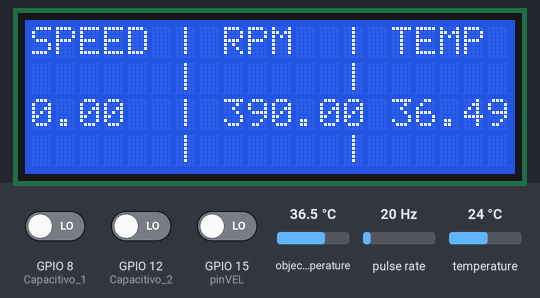
Simulated run of this sketch. Board: ESP32-S3. Shown: 20×4 character LCD. Wiring (inferred from the names in the program): pulse sensor: data GPIO 17. The test bench sets the inputs (shaded band); at power-on: object temperature 36.5 °C, pulse rate 20 Hz, GPIO 15 (pinVEL) LOW, GPIO 8 (Capacitivo_1) LOW, GPIO 12 (Capacitivo_2) LOW, temperature 24 °C. What the sketch prints to the serial monitor is not drawn.

Above: at 1.3 s.
1.4 s: object temperature set to 20 °C
At 3.3 s:
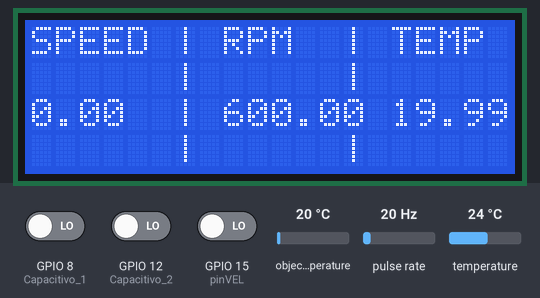
3.6 s: pulse rate (sensor on GPIO 17) set to 50 Hz
At 6.1 s:
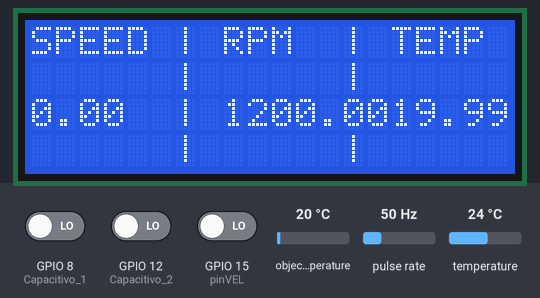
6.6 s: GPIO 15 (pinVEL) driven HIGH
At 8.1 s:
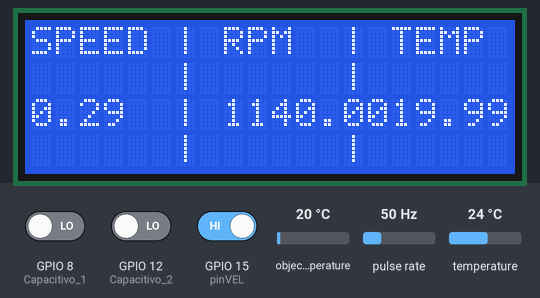
9.6 s: object temperature set to 26 °C
At 11.1 s:
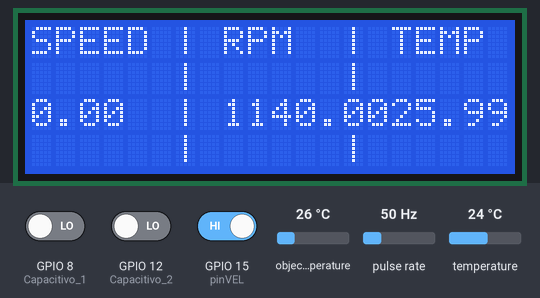
11.8 s: pulse rate (sensor on GPIO 17) set to 4 Hz
At 13.2 s:
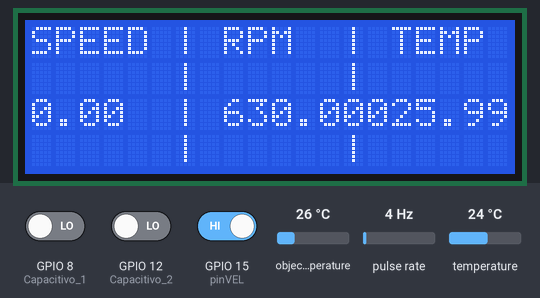
14.8 s: object temperature set to 32 °C
At 15.7 s:
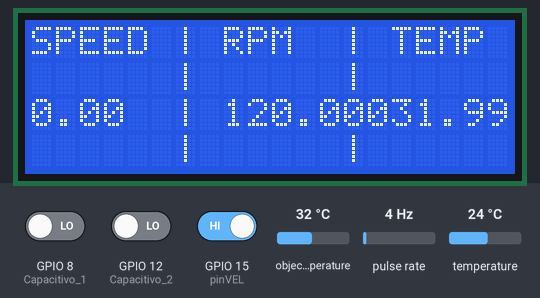
Timing chart, 0 to 17.4 s (numbered marks = the images above; inputs shaded):
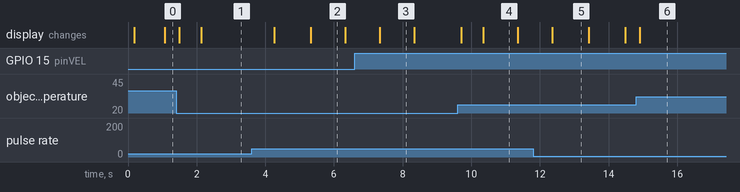

The sketch:

Codigo-testes.ino
```cpp
#include <Wire.h>

// Capacitivo
const int Capacitivo_1 = 8;
const int Capacitivo_2 = 12;
int capacitivo = 0;

// espnow
#include <esp_now.h>
#include <WiFi.h>

// REPLACE WITH YOUR RECEIVER MAC Address
// 94:B5:55:2C:F5:EC
uint8_t broadcastAddress[] = {0x94, 0xB5, 0x55, 0x2D, 0x0B, 0x08};

typedef struct struct_message {
  double temp_obj;
  double temp_amb;
  float RPM;
  float VEL;
  int capacitivo;
} struct_message;

struct_message myData;
esp_now_peer_info_t peerInfo;

// Define o endereço utilizado pelo Adaptador I2C
#include <LiquidCrystal_I2C.h>
LiquidCrystal_I2C lcd(0x27,20,4);

// RPM E VELOCIDADE
#include <SoftwareSerial.h>
#define pinVEL 15 // // Pino de interrupção para rotação da roda
#define pinRPM 17 // Pino de interrupção para rotação do motor

unsigned long Velocidade_millisInicial = 0; //tempo inicial para velocidade
volatile byte pulsosVEL = 0; //contador de pulsos para velocidade
volatile byte pulsosRPM = 0; //contador de pulsos para velocidade
float RPM = 0; //frequencia de rotacoes em RPM
float VEL = 0; //velocidade em km/h
//const float RAIO_RODA = 0.266;
const double PERIMETRO_RODA = 1.72161199;


// TEMP
#include <SparkFunMLX90614.h> // SparkFunMLX90614 Arduino library
IRTherm therm; // Create an IRTherm object to interact with throughout
double temp_amb;
double temp_obj;

void setup() {

 Serial.begin(9600);
 espnow_setup();
 capacitivo_setup();

 lcd.begin(20, 4);
 lcd.backlight();
 display_setup();


//   pinMode(pinVEL, INPUT);
//  attachInterrupt (pinVEL, tacometro, RISING); //Interrupção para ler pulso da velocidade

 pinMode(pinRPM, INPUT);
 attachInterrupt (pinRPM, RPMmotor, RISING); //Interrupção para ler pulso RPM

//attachInterrupt (digitalPinToInterrupt(pinRPM), RPMmotor, RISING); //Interrupção para ler pulso do RPM
  attachInterrupt(digitalPinToInterrupt(pinVEL), tacometro, RISING); //Interrupção para ler pulso da velocidade

}

void loop() {

  tempInfra();
  velocidade();
  espnow_loop();
  display_loop();

  Serial.print(temp_obj);
  Serial.print(" , ");
  Serial.print(temp_amb);
  Serial.print(" , ");
  Serial.print(RPM);
  Serial.print(" , ");
  Serial.print(VEL);
  Serial.println();

}
```

Display.ino
```cpp
void display_setup()
{
  lcd.init();
  lcd.setCursor(5, 0);
  lcd.print(" |");
  lcd.setCursor(5, 1);
  lcd.print(" |");
  lcd.setCursor(5, 2);
  lcd.print(" |");
  lcd.setCursor(5, 3);
  lcd.print(" |");
  lcd.setCursor(0, 0);
  lcd.print("SPEED");
  lcd.setCursor(8, 0);
  lcd.print("RPM");

  lcd.setCursor(12, 0);
  lcd.print(" |");
  lcd.setCursor(12, 1);
  lcd.print(" |");
  lcd.setCursor(12, 2);
  lcd.print(" |");
  lcd.setCursor(12, 3);
  lcd.print(" |");

  lcd.setCursor(15, 0);
  lcd.print("TEMP");
}

void display_loop(){
  lcd.setCursor(0, 2);
  lcd.print(VEL);
  lcd.setCursor(8, 2);
  lcd.print(RPM);
  lcd.setCursor(15, 2);
  lcd.print(temp_obj);
}
```

MLX90614.ino
```cpp
void iniciaInfra(){
    // Initialize thermal IR sensor
  if (!therm.begin()){
    Serial.print("erro na inicialização infravermelho");
  }
  therm.setUnit(TEMP_C); // Set the library's units to Farenheit
  // Alternatively, TEMP_F can be replaced with TEMP_C for Celsius or TEMP_K for Kelvin.
}


void tempInfra() {
  iniciaInfra();
  delay(10);
  if (therm.read()){ // On success, read() will return 1, on fail 0.
    //Serial.print("Object: " + String(therm.object(), 2));
    //Serial.write('°'); // Degree Symbol
    //Serial.println("C");
    //Serial.print("Ambient: " + String(therm.ambient(), 2));
    //Serial.write('°'); // Degree Symbol
    //Serial.println("C");
    //Serial.println();
    temp_amb = therm.ambient();
    temp_obj = therm.object();

  }
}
```

Velocidade_RPM.ino
```cpp
void velocidade()
{

  if ((millis() - Velocidade_millisInicial) > 1000)
  {
    noInterrupts();
    float VEL_anterior = VEL;
    // VEL = (pulsosVEL*0.04625*2.0*3.14*RAIO_RODA*3.6); // Calculo da velocidade
    VEL = (pulsosVEL*0.04625*PERIMETRO_RODA*3.6); // Calculo da velocidade
    RPM = (pulsosRPM / 2.0 /*numero de pulsos da curva de onda do motor*/) * 60.0; // Calculo do RPM do motor
    // DISTANCIA += (VEL/3.6); //METROS
    // ACC = (VEL - VEL_anterior);
    pulsosVEL = 0;
    pulsosRPM = 0;

    Velocidade_millisInicial = millis();

    interrupts();
  }
}

void tacometro()
{
  pulsosVEL++; // Função chamada no pino de interrupção
}

void RPMmotor()
{
  pulsosRPM++; // Função chamada no pino de interrupção
}
```

capacitivo.ino
```cpp
void capacitivo_setup(){
  pinMode(Capacitivo_1, INPUT);
  pinMode(Capacitivo_2, INPUT);
  attachInterrupt (Capacitivo_1, ISR_capacitivo, CHANGE);
  attachInterrupt (Capacitivo_2, ISR_capacitivo, CHANGE);
}

void ISR_capacitivo()
{
  bool status_1 = digitalRead(Capacitivo_1);
  bool status_2 = digitalRead(Capacitivo_2);
  if(status_1 == HIGH && status_2 == HIGH) capacitivo = 2;
  else if (status_1 == HIGH && status_2 == LOW) capacitivo = 1;
  else if (status_1 == LOW && status_2 == LOW) capacitivo = 0;
}
```

espnow.ino
```cpp
void OnDataSent(const uint8_t *mac_addr, esp_now_send_status_t status) {
  Serial.println(status == ESP_NOW_SEND_SUCCESS ? "Delivery Success" : "Delivery Fail");
}

void espnow_setup() {
  // Set device as a Wi-Fi Station
  WiFi.mode(WIFI_STA);

  // Init ESP-NOW
  if (esp_now_init() != ESP_OK) {
    Serial.println("Error initializing ESP-NOW");
    return;
  }

  // Once ESPNow is successfully Init, we will register for Send CB to
  // get the status of Trasnmitted packet
  esp_now_register_send_cb(OnDataSent);

  // Register peer
  memcpy(peerInfo.peer_addr, broadcastAddress, 6);
  peerInfo.channel = 0;
  peerInfo.encrypt = false;

  // Add peer
  if (esp_now_add_peer(&peerInfo) != ESP_OK){
    Serial.println("Failed to add peer");
    return;
  }
}

void espnow_loop() {
  // Set values to send
  myData.temp_obj = temp_obj;
  myData.temp_amb = temp_amb;
  myData.RPM = RPM;
  myData.VEL = VEL;
  myData.capacitivo = capacitivo;

  // Send message via ESP-NOW
  esp_err_t result = esp_now_send(broadcastAddress, (uint8_t *) &myData, sizeof(myData));

  if (result == ESP_OK) {
    Serial.println("Sent with success");
  }
  else {
    Serial.println("Error sending the data");
  }
}
```

Measured:
- after the input at 1.4 s, the display: first changes after 0.10 s (image 1 shows a later state)
- after the input at 3.6 s, the display: first changes after 0.66 s (image 2 shows a later state)
- after the input at 6.6 s, the display: changes after 0.73 s (image 3)
- after the input at 9.6 s, the display: first changes after 0.10 s (image 4 shows a later state)
- after the input at 11.8 s, the display: changes after 0.56 s (image 5)
- after the input at 14.8 s, the display: changes after 0.11 s (image 6)
- what the display in image 2 shows lasts 1.0 s, from 5.3 s to 6.3 s
